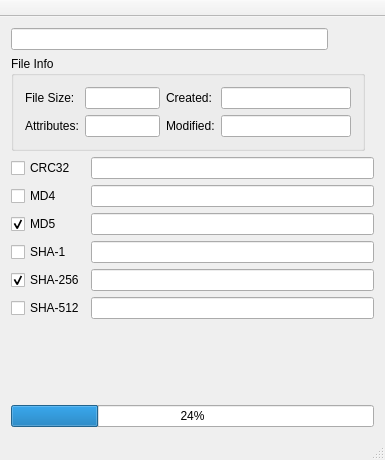
<?xml version="1.0" encoding="UTF-8"?>
<ui version="4.0">
 <class>MainWindow</class>
 <widget class="QMainWindow" name="MainWindow">
  <property name="geometry">
   <rect>
    <x>0</x>
    <y>0</y>
    <width>385</width>
    <height>460</height>
   </rect>
  </property>
  <property name="sizePolicy">
   <sizepolicy hsizetype="Fixed" vsizetype="Fixed">
    <horstretch>0</horstretch>
    <verstretch>0</verstretch>
   </sizepolicy>
  </property>
  <property name="minimumSize">
   <size>
    <width>385</width>
    <height>460</height>
   </size>
  </property>
  <property name="maximumSize">
   <size>
    <width>385</width>
    <height>460</height>
   </size>
  </property>
  <property name="windowTitle">
   <string>MainWindow</string>
  </property>
  <property name="windowIcon">
   <iconset resource="resources.qrc">
    <normaloff>:/icons/qhasher.png</normaloff>:/icons/qhasher.png</iconset>
  </property>
  <widget class="QWidget" name="centralWidget">
   <layout class="QGridLayout" name="gridLayout_5">
    <item row="0" column="0">
     <layout class="QHBoxLayout" name="horizontalLayout">
      <item>
       <widget class="QLineEdit" name="pathToFileLE"/>
      </item>
      <item>
       <widget class="QPushButton" name="rehashBtn">
        <property name="enabled">
         <bool>true</bool>
        </property>
        <property name="text">
         <string/>
        </property>
        <property name="icon">
         <iconset resource="resources.qrc">
          <normaloff>:/icons/rehash.png</normaloff>:/icons/rehash.png</iconset>
        </property>
        <property name="iconSize">
         <size>
          <width>20</width>
          <height>20</height>
         </size>
        </property>
        <property name="checked">
         <bool>false</bool>
        </property>
        <property name="autoDefault">
         <bool>true</bool>
        </property>
        <property name="flat">
         <bool>true</bool>
        </property>
       </widget>
      </item>
     </layout>
    </item>
    <item row="1" column="0">
     <widget class="QGroupBox" name="fileInfoGB">
      <property name="enabled">
       <bool>true</bool>
      </property>
      <property name="sizePolicy">
       <sizepolicy hsizetype="Fixed" vsizetype="Fixed">
        <horstretch>0</horstretch>
        <verstretch>0</verstretch>
       </sizepolicy>
      </property>
      <property name="title">
       <string>File Info</string>
      </property>
      <layout class="QGridLayout" name="gridLayout_3">
       <item row="0" column="1">
        <layout class="QGridLayout" name="gridLayout_2">
         <item row="0" column="0">
          <widget class="QLabel" name="createdL">
           <property name="text">
            <string>Created:</string>
           </property>
           <property name="buddy">
            <cstring>createdLE</cstring>
           </property>
          </widget>
         </item>
         <item row="0" column="1">
          <widget class="QLineEdit" name="createdLE">
           <property name="enabled">
            <bool>true</bool>
           </property>
           <property name="minimumSize">
            <size>
             <width>130</width>
             <height>0</height>
            </size>
           </property>
           <property name="maximumSize">
            <size>
             <width>150</width>
             <height>16777215</height>
            </size>
           </property>
           <property name="readOnly">
            <bool>true</bool>
           </property>
          </widget>
         </item>
         <item row="1" column="0">
          <widget class="QLabel" name="modifiedL">
           <property name="text">
            <string>Modified:</string>
           </property>
          </widget>
         </item>
         <item row="1" column="1">
          <widget class="QLineEdit" name="modifiedLE">
           <property name="enabled">
            <bool>true</bool>
           </property>
           <property name="minimumSize">
            <size>
             <width>130</width>
             <height>0</height>
            </size>
           </property>
           <property name="readOnly">
            <bool>true</bool>
           </property>
          </widget>
         </item>
        </layout>
       </item>
       <item row="0" column="0">
        <layout class="QGridLayout" name="gridLayout">
         <property name="horizontalSpacing">
          <number>6</number>
         </property>
         <item row="0" column="0">
          <widget class="QLabel" name="fileSizeL">
           <property name="text">
            <string>File Size:</string>
           </property>
           <property name="buddy">
            <cstring>fileSizeLE</cstring>
           </property>
          </widget>
         </item>
         <item row="0" column="1">
          <widget class="QLineEdit" name="fileSizeLE">
           <property name="enabled">
            <bool>true</bool>
           </property>
           <property name="minimumSize">
            <size>
             <width>75</width>
             <height>0</height>
            </size>
           </property>
           <property name="maximumSize">
            <size>
             <width>75</width>
             <height>16777215</height>
            </size>
           </property>
           <property name="readOnly">
            <bool>true</bool>
           </property>
          </widget>
         </item>
         <item row="1" column="0">
          <widget class="QLabel" name="attributesL">
           <property name="text">
            <string>Attributes:</string>
           </property>
           <property name="buddy">
            <cstring>attributesLE</cstring>
           </property>
          </widget>
         </item>
         <item row="1" column="1">
          <widget class="QLineEdit" name="attributesLE">
           <property name="enabled">
            <bool>true</bool>
           </property>
           <property name="minimumSize">
            <size>
             <width>75</width>
             <height>0</height>
            </size>
           </property>
           <property name="maximumSize">
            <size>
             <width>75</width>
             <height>16777215</height>
            </size>
           </property>
           <property name="readOnly">
            <bool>true</bool>
           </property>
          </widget>
         </item>
        </layout>
       </item>
      </layout>
     </widget>
    </item>
    <item row="2" column="0">
     <layout class="QGridLayout" name="gridLayout_4">
      <item row="0" column="0">
       <widget class="QCheckBox" name="crc32CB">
        <property name="enabled">
         <bool>true</bool>
        </property>
        <property name="text">
         <string>CRC32</string>
        </property>
        <property name="checked">
         <bool>false</bool>
        </property>
       </widget>
      </item>
      <item row="0" column="1">
       <widget class="QLineEdit" name="crc32LE">
        <property name="readOnly">
         <bool>true</bool>
        </property>
       </widget>
      </item>
      <item row="1" column="0">
       <widget class="QCheckBox" name="md4CB">
        <property name="text">
         <string>MD4</string>
        </property>
        <property name="checked">
         <bool>false</bool>
        </property>
       </widget>
      </item>
      <item row="1" column="1">
       <widget class="QLineEdit" name="md4LE">
        <property name="readOnly">
         <bool>true</bool>
        </property>
       </widget>
      </item>
      <item row="2" column="0">
       <widget class="QCheckBox" name="md5CB">
        <property name="text">
         <string>MD5</string>
        </property>
        <property name="checked">
         <bool>true</bool>
        </property>
       </widget>
      </item>
      <item row="2" column="1">
       <widget class="QLineEdit" name="md5LE">
        <property name="readOnly">
         <bool>true</bool>
        </property>
       </widget>
      </item>
      <item row="3" column="0">
       <widget class="QCheckBox" name="sha1CB">
        <property name="text">
         <string>SHA-1</string>
        </property>
       </widget>
      </item>
      <item row="3" column="1">
       <widget class="QLineEdit" name="sha1LE"/>
      </item>
      <item row="4" column="0">
       <widget class="QCheckBox" name="sha256CB">
        <property name="text">
         <string>SHA-256</string>
        </property>
        <property name="checked">
         <bool>true</bool>
        </property>
       </widget>
      </item>
      <item row="4" column="1">
       <widget class="QLineEdit" name="sha256LE"/>
      </item>
      <item row="5" column="0">
       <widget class="QCheckBox" name="sha512CB">
        <property name="text">
         <string>SHA-512</string>
        </property>
       </widget>
      </item>
      <item row="5" column="1">
       <widget class="QLineEdit" name="sha512LE"/>
      </item>
     </layout>
    </item>
    <item row="3" column="0">
     <spacer name="verticalSpacer">
      <property name="orientation">
       <enum>Qt::Vertical</enum>
      </property>
      <property name="sizeHint" stdset="0">
       <size>
        <width>20</width>
        <height>17</height>
       </size>
      </property>
     </spacer>
    </item>
    <item row="4" column="0">
     <widget class="QProgressBar" name="progressBar">
      <property name="value">
       <number>24</number>
      </property>
     </widget>
    </item>
   </layout>
   <zorder>fileInfoGB</zorder>
   <zorder>progressBar</zorder>
   <zorder>verticalSpacer</zorder>
   <zorder>sha256CB</zorder>
   <zorder>sha512CB</zorder>
   <zorder>sha1LE</zorder>
   <zorder>sha256LE</zorder>
   <zorder>sha512LE</zorder>
  </widget>
  <widget class="QMenuBar" name="menuBar">
   <property name="geometry">
    <rect>
     <x>0</x>
     <y>0</y>
     <width>385</width>
     <height>22</height>
    </rect>
   </property>
  </widget>
  <widget class="QToolBar" name="mainToolBar">
   <property name="movable">
    <bool>false</bool>
   </property>
   <property name="floatable">
    <bool>true</bool>
   </property>
   <attribute name="toolBarArea">
    <enum>TopToolBarArea</enum>
   </attribute>
   <attribute name="toolBarBreak">
    <bool>false</bool>
   </attribute>
  </widget>
  <widget class="QStatusBar" name="statusBar"/>
 </widget>
 <layoutdefault spacing="6" margin="11"/>
 <resources>
  <include location="resources.qrc"/>
 </resources>
 <connections/>
</ui>
